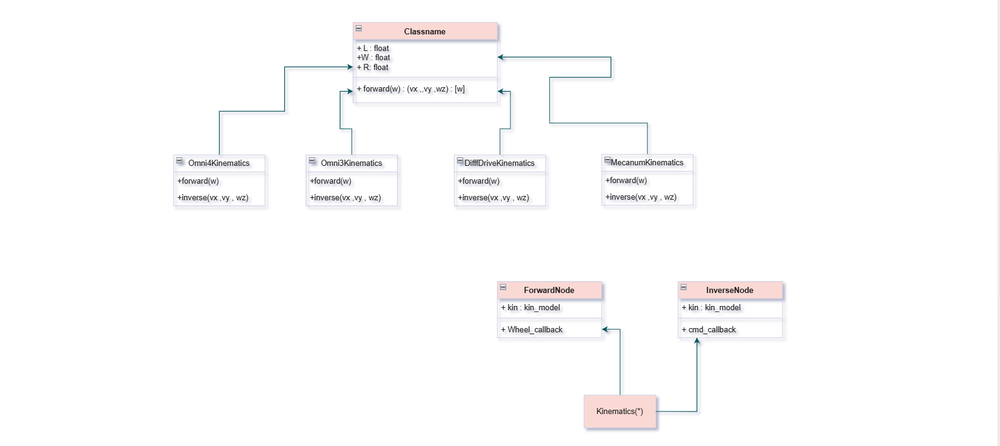
#> input picture src/MIA_training_competion2026-main/robot_kinematics_pkg/kinematics_UML.png, 1000 x 446 px, shrunk from 1628 x 726 before the run
$ python -i boxDetection.py   (imports and definitions only)
#> lines starting #> are read from the running program, lines starting #| are printed output that depends on the picture; after the words box and inside, x2 and y2 are one past the last pixel; in counts of white or black regions, pixels touching at a corner belong together
#> further down, picture is the input picture: shape (446, 1000, 3); mean B, G, R 251.9, 251.7, 252
import cv2
import numpy as np


def detect_boxes(frame):
    blur = cv2.GaussianBlur(frame, (5, 5), 0)
    edges = cv2.Canny(blur, 50, 150)
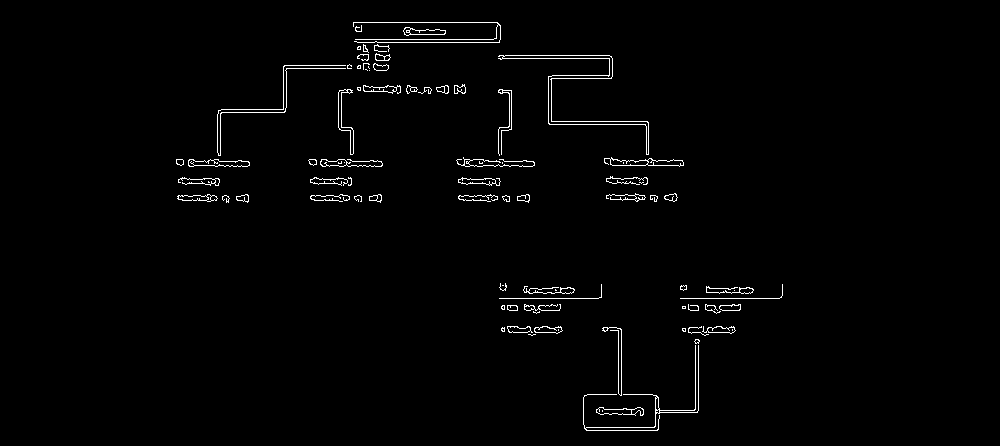
#> edges: shape (446, 1000); 1.4% white in thin lines or dots, all inside (x1, y1, x2, y2) = (176, 22, 783, 431)
    kernel = np.ones((3, 3), np.uint8)
    closed = cv2.morphologyEx(edges, cv2.MORPH_CLOSE, kernel, iterations=2)
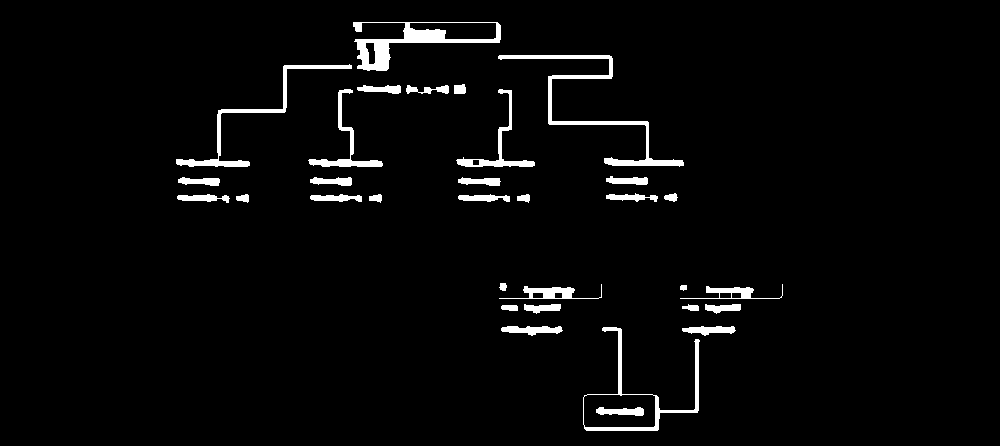
#> closed: shape (446, 1000); 3.1% white; 32 white regions
    contours, _ = cv2.findContours(closed, cv2.RETR_EXTERNAL, cv2.CHAIN_APPROX_SIMPLE)
#> contours = 31 contours; largest, box (x1, y1, x2, y2) and area: (583, 327, 700, 431) 3233, (353, 22, 501, 71) 2922, (498, 55, 684, 167) 1494, (176, 64, 352, 167) 1024, (456, 89, 535, 167) 648

    boxes = []
    for c in contours:
        area = cv2.contourArea(c)
        if area < 500:
            continue

        peri = cv2.arcLength(c, True)
        approx = cv2.approxPolyDP(c, 0.02 * peri, True)

        if 4 <= len(approx) <= 6:
            x, y, w, h = cv2.boundingRect(approx)
        else:

            rect = cv2.minAreaRect(c)
            (_, _), (rw, rh), _ = rect
            if rw <= 0 or rh <= 0:
                continue
            x, y, w, h = cv2.boundingRect(c)

        aspect = w / float(h)
        if 0.6 < aspect < 1.8:
            boxes.append((x, y, w, h, c))
#> this loop made 31 passes
#> (area, peri, rect, rw, rh, x, y, w) on passes 1, 24, 25, 29, 30, 31: (3233, 599.6, ((640.9, 379.1), (103.4, 115.2), -89.17), 103.4, 115.2, 583, 327, 117), (647.5, 351.5, ((495, 127.5), (77, 78), -90), 77, 78, 456, 89, 79), (644, 347.7, ((345, 127.5), (77, 74), -90), 77, 74, 308, 89, 75), (1024, 612.1, ((261, 111.4), (194.3, 61.22), -43.56), 194.3, 61.22, 176, 64, 176), (1494, 912.1, ((593.7, 107.9), (90.79, 199.4), -37.57), 90.79, 199.4, 498, 55, 186), (2922, 516.1, ((426.5, 46), (48, 147), -90), 48, 147, 353, 22, 148)
#> area on passes 2 to 7: 279.5, 321, 71, 193, 61.5, 197
#> after the loop, boxes = 5 items
    return boxes

>>> import cv2
>>> picture = cv2.imread('../../MIA_training_competion2026-main/robot_kinematics_pkg/kinematics_UML.png')
>>> result = detect_boxes(picture)
#> result = 5 items
